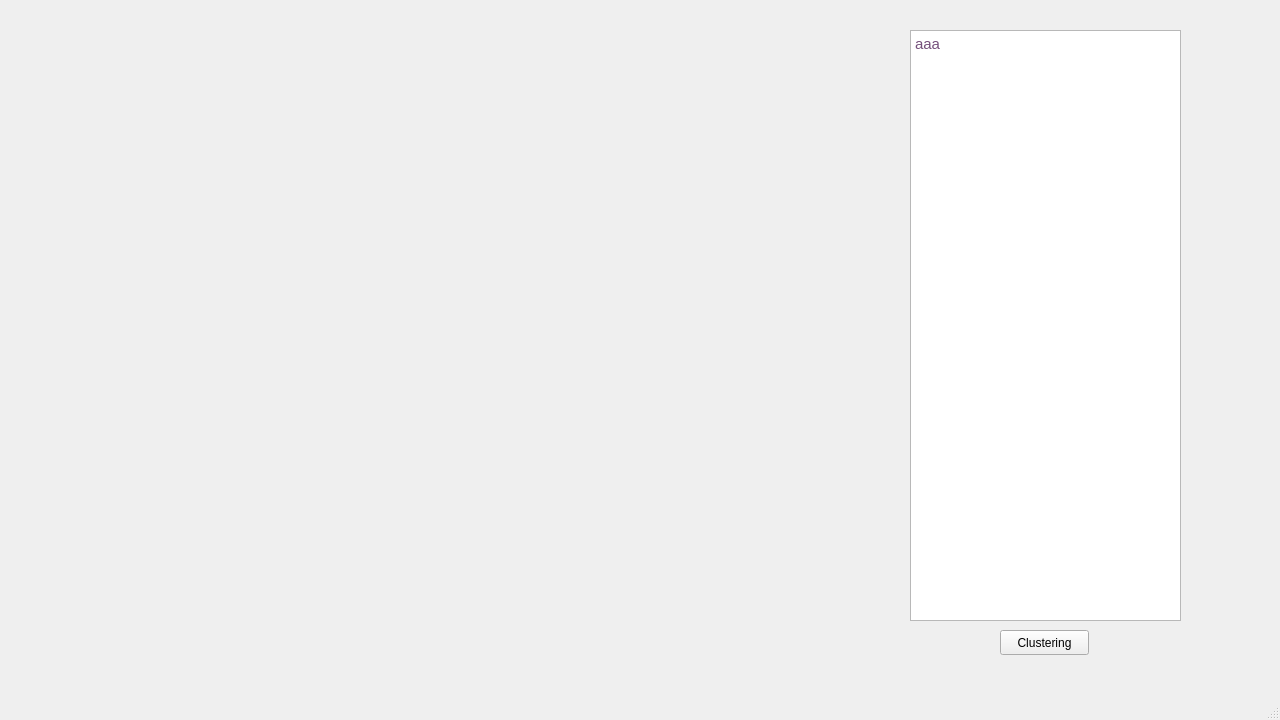
<?xml version="1.0" encoding="UTF-8"?>
<ui version="4.0">
 <class>MainWindow</class>
 <widget class="QMainWindow" name="MainWindow">
  <property name="geometry">
   <rect>
    <x>0</x>
    <y>0</y>
    <width>1280</width>
    <height>720</height>
   </rect>
  </property>
  <property name="windowTitle">
   <string>MainWindow</string>
  </property>
  <widget class="QWidget" name="centralwidget">
   <widget class="QTextEdit" name="log">
    <property name="geometry">
     <rect>
      <x>910</x>
      <y>30</y>
      <width>271</width>
      <height>591</height>
     </rect>
    </property>
    <property name="readOnly">
     <bool>true</bool>
    </property>
    <property name="html">
     <string>&lt;!DOCTYPE HTML PUBLIC &quot;-//W3C//DTD HTML 4.0//EN&quot; &quot;http://www.w3.org/TR/REC-html40/strict.dtd&quot;&gt;
&lt;html&gt;&lt;head&gt;&lt;meta name=&quot;qrichtext&quot; content=&quot;1&quot; /&gt;&lt;style type=&quot;text/css&quot;&gt;
p, li { white-space: pre-wrap; }
&lt;/style&gt;&lt;/head&gt;&lt;body style=&quot; font-family:'Ubuntu'; font-size:11pt; font-weight:400; font-style:normal;&quot;&gt;
&lt;p style=&quot; margin-top:0px; margin-bottom:0px; margin-left:0px; margin-right:0px; -qt-block-indent:0; text-indent:0px;&quot;&gt;&lt;span style=&quot; color:#75507b;&quot;&gt;aaa&lt;/span&gt;&lt;/p&gt;&lt;/body&gt;&lt;/html&gt;</string>
    </property>
   </widget>
   <widget class="QPushButton" name="pushButton">
    <property name="geometry">
     <rect>
      <x>1000</x>
      <y>630</y>
      <width>89</width>
      <height>25</height>
     </rect>
    </property>
    <property name="text">
     <string>Clustering</string>
    </property>
   </widget>
  </widget>
  <widget class="QMenuBar" name="menubar">
   <property name="geometry">
    <rect>
     <x>0</x>
     <y>0</y>
     <width>1280</width>
     <height>22</height>
    </rect>
   </property>
  </widget>
  <widget class="QStatusBar" name="statusbar"/>
 </widget>
 <resources/>
 <connections>
  <connection>
   <sender>pushButton</sender>
   <signal>clicked()</signal>
   <receiver>log</receiver>
   <slot>copy()</slot>
   <hints>
    <hint type="sourcelabel">
     <x>610</x>
     <y>608</y>
    </hint>
    <hint type="destinationlabel">
     <x>190</x>
     <y>431</y>
    </hint>
   </hints>
  </connection>
 </connections>
</ui>
